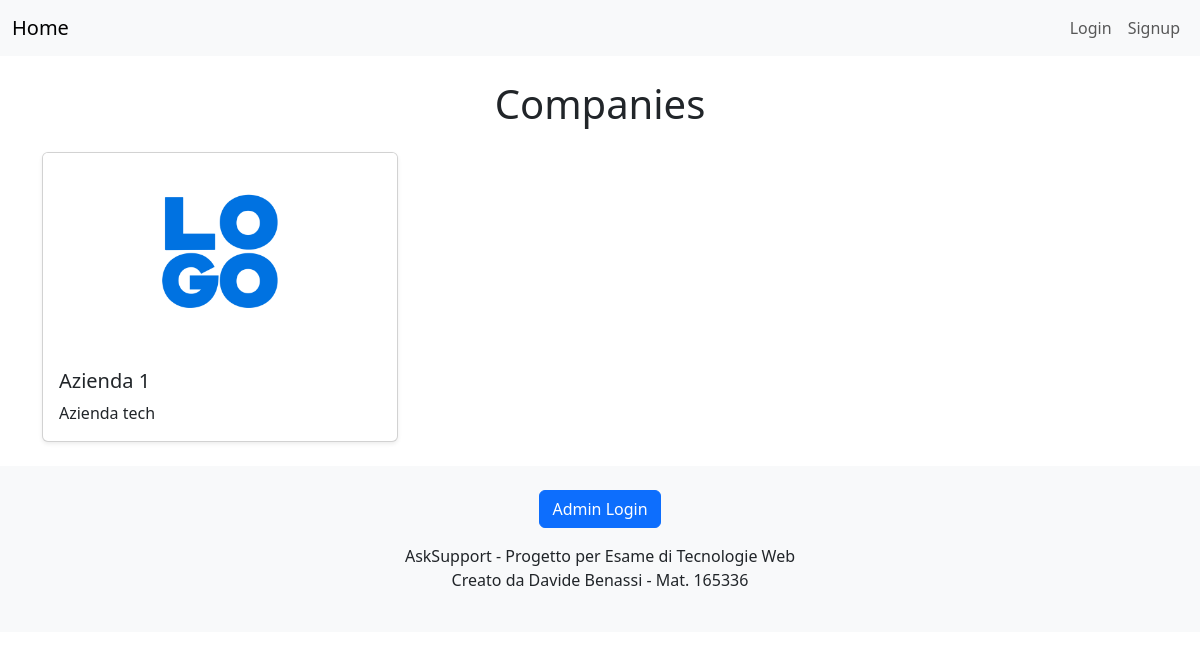
The app's page /, older data.
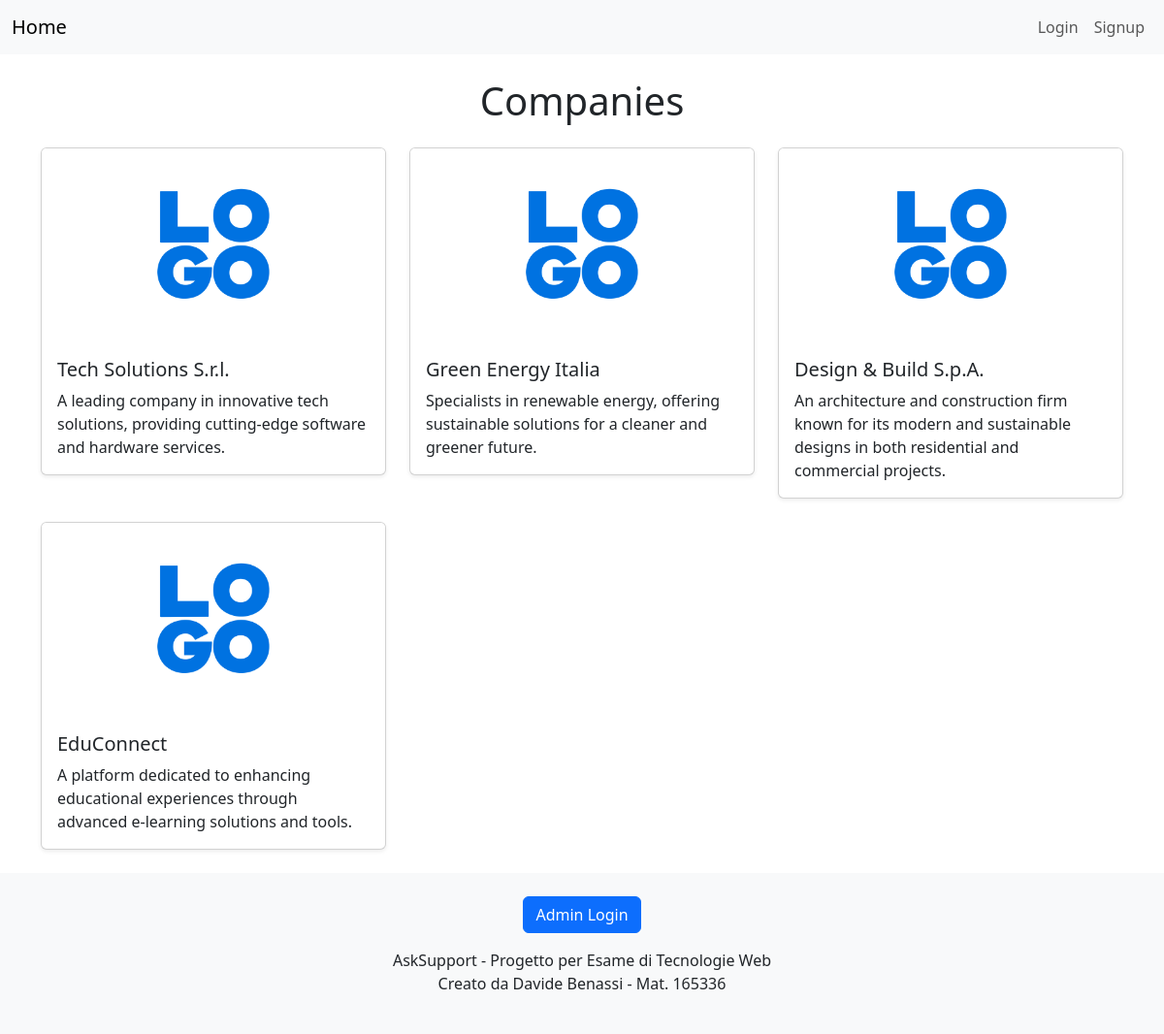
The same page, newer data.
### companies/models.py (models this page shows, shortened)
class Company(models.Model):
    name = models.CharField(max_length=100)
    description = models.TextField()
    admin = models.OneToOneField(User, on_delete=models.CASCADE, related_name='related_company')
    companyLogo = models.ImageField(
        upload_to='images/companies_logos/',
        default='images/default/blank_company_logo.png',
        blank=True      # Optional field
    )

### companies/views.py (the view)
# urls.py: re_path(r"^$|^/$|^home/$", companies_home_page, name='home'),   # The companies home page is renderes ad the whole site home #
def companies_home_page(request):
    companies = Company.objects.all()
    return render(request, 'companies_home_page.html', {'companies': companies})

### companies/templates/companies_home_page.html
{% extends "base.html" %}
{% block content %}
<div class="container mt-4">
    <center> <h1 class="mb-4">Companies</h1> </center>
    <div class="row">
        {% for company in companies %}
        <div class="col-md-4">
            <div class="card mb-4 shadow-sm">
                <a href="{% url 'company-page' company.pk %}" class="text-decoration-none text-dark">
                    <img src="{{ company.companyLogo.url }}" class="card-img-top" alt="{{ company.name }}" style="height: 200px; object-fit: cover;">
                    <div class="card-body">
                        <h5 class="card-title">{{ company.name }}</h5>
                        <p class="card-text">{{ company.description|truncatewords:20 }}</p>
                    </div>
                </a>
            </div>
        </div>
        {% endfor %}
    </div>
</div>
{% endblock %}

### templates/base.html (shortened to what this page needs)
<!DOCTYPE html>
<html lang="en">
    <head>
        <link href="https://cdn.jsdelivr.net/npm/bootstrap@5.3.3/dist/css/bootstrap.min.css" rel="stylesheet">
    </head>
    <body>
        {% include 'navbar.html' %}
        <main>
            {% block content %}
            {% endblock %}
        </main>
        {% include 'footer.html' %}
    </body>
</html>

### templates/navbar.html (shortened to what this page needs)
<nav class="navbar navbar-expand-lg navbar-light bg-light">
    <div class="container-fluid">
        <a class="navbar-brand" href="{% url 'home' %}">Home</a>
        <div class="collapse navbar-collapse" id="navbarNav">
            <ul class="navbar-nav ms-auto align-items-center">
                {% if user.is_authenticated %}
                    {% if "CompanyAdministrators" in user.groups.all.0.name %}
                        <li class="nav-item">
                            <a class="nav-link" href="{% url 'company-profile' %}">{{ user.related_company.name }}</a>
                        </li>
                        <li class="nav-item">
                            <a class="nav-link" href="{% url 'company-faq' %}">FAQ</a>
                        </li>
                        <li class="nav-item">
                            <a class="nav-link" href="{% url 'admin-dashboard' %}">Dashboard</a>
                        </li>
                    {% elif "Employees" in user.groups.all.0.name %}
                        <li class="nav-item">
                            <span class="nav-link">{{ user.username }}</span>
                        </li>
                        <li class="nav-item">
                            <a class="nav-link" href="{% url 'employee-dashboard' %}">Dashboard</a>
                        </li>
                    {% else %}
                        <li class="nav-item">
                            <a class="nav-link" href="{% url 'user-profile' %}">{{ user.username }}</a>
                        </li>
                        <li class="nav-item">
                            <a class="nav-link" href="{% url 'user-tickets' %}">Tickets</a>
                        </li>
                    {% endif %}
                    <li class="nav-item">
                        <form method="POST" action="{% url 'logout' %}" class="d-flex align-items-center mb-0">
                            {% csrf_token %}
                            <button type="submit" class="nav-link">Logout</button>
                        </form>
                    </li>
                {% else %}
                    <li class="nav-item">
                        <a class="nav-link" href="{% url 'login' %}">Login</a>
                    </li>
                    <li class="nav-item">
                        <a class="nav-link" href="{% url 'signup_page' %}">Signup</a>
                    </li>
                {% endif %}
            </ul>
        </div>
    </div>
</nav>

### templates/footer.html
<footer class="bg-light text-center py-4">
    <div class="container">
        <a href="/admin" class="btn btn-primary">Admin Login</a>
        <p class="mt-3">
            AskSupport - Progetto per Esame di Tecnologie Web
            <br>
            Creato da Davide Benassi - Mat. 165336
        </p>
    </div>
</footer>

Row changes from the older to the newer data that the page shows:
removed Company: companyLogo (placeholder picture), name "Azienda 1", description "Azienda tech"
added Company: companyLogo (placeholder picture), name "Tech Solutions S.r.l.", description "A leading company in innovative tech solutions, providing cutting-edge software and hardware services."
added Company: companyLogo (placeholder picture), name "Green Energy Italia", description "Specialists in renewable energy, offering sustainable solutions for a cleaner and greener future."
added Company: companyLogo (placeholder picture), name "Design & Build S.p.A.", description "An architecture and construction firm known for its modern and sustainable designs in both residential and commercial projects."
added Company: companyLogo (placeholder picture), name "EduConnect", description "A platform dedicated to enhancing educational experiences through advanced e-learning solutions and tools."
